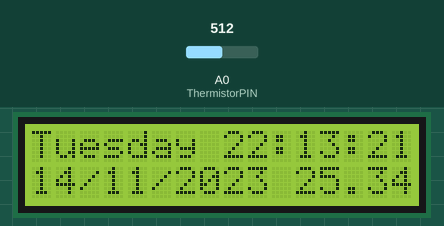
Simulated run of this sketch. Board: Arduino Uno, built with avr-gcc and run on an emulated ATmega328P. On the bench: 16×2 character LCD. Inputs (shaded band) come from the test bench; at power-on: A0 (ThermistorPIN) = 512. The local clock reads 2024-03-15 10:24:30 at power-on unless the sketch sets it; what the sketch prints to the serial monitor is not drawn.

Above: at 1.2 s.
1.3 s: A0 (ThermistorPIN) set to 352
At 2.4 s:
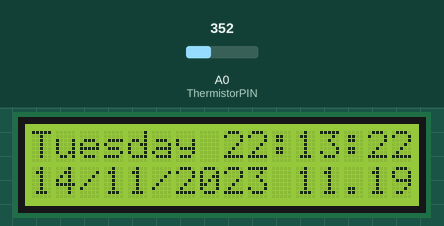
3.6 s: A0 (ThermistorPIN) set to 324
At 4.9 s:
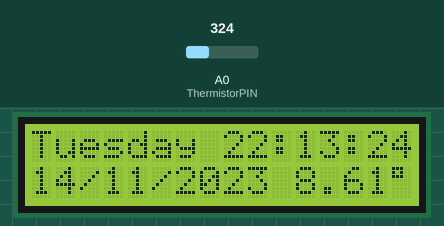
6.6 s: A0 (ThermistorPIN) set to 252
At 8.0 s:
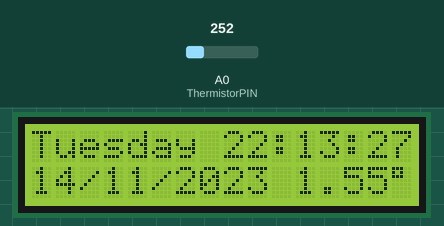
8.7 s: A0 (ThermistorPIN) set to 221
At 10.0 s:
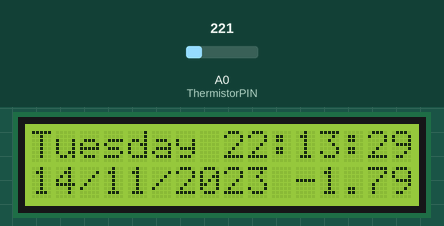
10.7 s: A0 (ThermistorPIN) set to 0
At 12.1 s:
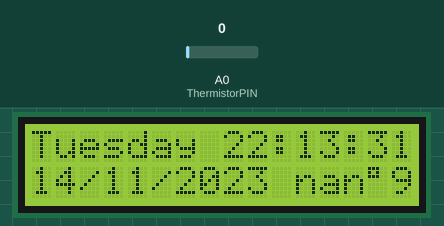
Timing chart, 0 to 13.7 s (numbered marks = the images above; inputs shaded):
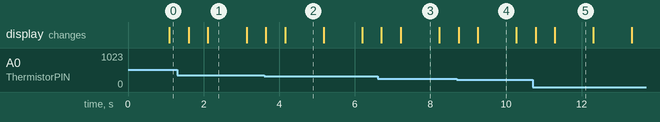

Measured:
- the behaviour switches between 339 and 338 on A0 (ThermistorPIN) (found by bisection; images 1 and 2)
- the behaviour switches between 238 and 237 on A0 (ThermistorPIN) (found by bisection; images 3 and 4)
- after the input at 3.6 s, the display: first changes at once (image 2 shows a later state)
- after the input at 8.7 s, the display: first changes at once (image 4 shows a later state)
- after the input at 10.7 s, the display: first changes after 0.08 s (image 5 shows a later state)
- what the display in image 1 shows lasts 1.0 s, from 2.1 s to 3.1 s

The sketch:

Day__time__DMY_and_temp.ino
```cpp
#include <Wire.h>
#include <RTClib.h>
#include <LiquidCrystal.h>
#include <math.h>
#define ThermistorPIN 0


LiquidCrystal lcd(12,11, 5, 4, 3, 2);


char daysOfTheWeek[7][12] = {"Sunday", "Monday", "Tuesday", "Wednesday", "Thursday", "Friday", "Saturday"};

float vcc = 4.91;                       // only used for display purposes, if used
                                        // set to the measured Vcc.
float pad = 9850;                       // balance/pad resistor value, set this to
                                        // the measured resistance of your pad resistor
float thermr = 10000;                   // thermistor nominal resistance

float Thermistor(int RawADC) {
  long Resistance;
  float Temp;  // Dual-Purpose variable to save space.

  Resistance=pad*((1024.0 / RawADC) - 1);
  Temp = log(Resistance); // Saving the Log(resistance) so not to calculate  it 4 times later
  Temp = 1 / (0.001129148 + (0.000234125 * Temp) + (0.0000000876741 * Temp * Temp * Temp));
  Temp = Temp - 273.15;  // Convert Kelvin to Celsius
  return Temp;
}


RTC_DS1307 rtc;


void setup() {
  // put your setup code here, to run once:
  Serial.begin(9600);
  if(!rtc.begin()){
    Serial.println("RTC NOT WORKING");
    while(true);
  }
  rtc.adjust(DateTime(F(__DATE__), F(__TIME__)));

  lcd.begin(16, 2);

}

void loop() {
  // put your main code here, to run repeatedly:

  float temp;
    temp=Thermistor(analogRead(ThermistorPIN));       // read ADC and  convert it to Celsius


    DateTime now = rtc.now();

    Serial.print("Year: ");
    Serial.println(now.year(),DEC);
    Serial.print("Month: ");
    Serial.println(now.month(),DEC);
    Serial.print("Day: ");
    Serial.print(now.day(),DEC);
    Serial.print(" ");
    Serial.print(daysOfTheWeek[now.dayOfTheWeek()]);
    Serial.print(" ");
    Serial.print(now.hour(), DEC);
    Serial.print(':');
    Serial.print(now.minute(), DEC);
    Serial.print(':');
    Serial.print(now.second(), DEC);
    Serial.println();


    lcd.setCursor(0,0);
    lcd.print(daysOfTheWeek[now.dayOfTheWeek()]);
    lcd.print(" ");
    lcd.print(now.hour(), DEC);
    lcd.print(':');
    lcd.print(now.minute(), DEC);
    lcd.print(':');
    lcd.print(now.second(), DEC);

    lcd.setCursor (0,1);
    lcd.print(now.day(), DEC);
    lcd.print("/");
    lcd.print(now.month(), DEC);
    lcd.print('/');
    lcd.print(now.year(), DEC);
    lcd.print(" ");
    lcd.print(temp);
    lcd.print((char)223);


  delay(500);

}
```
